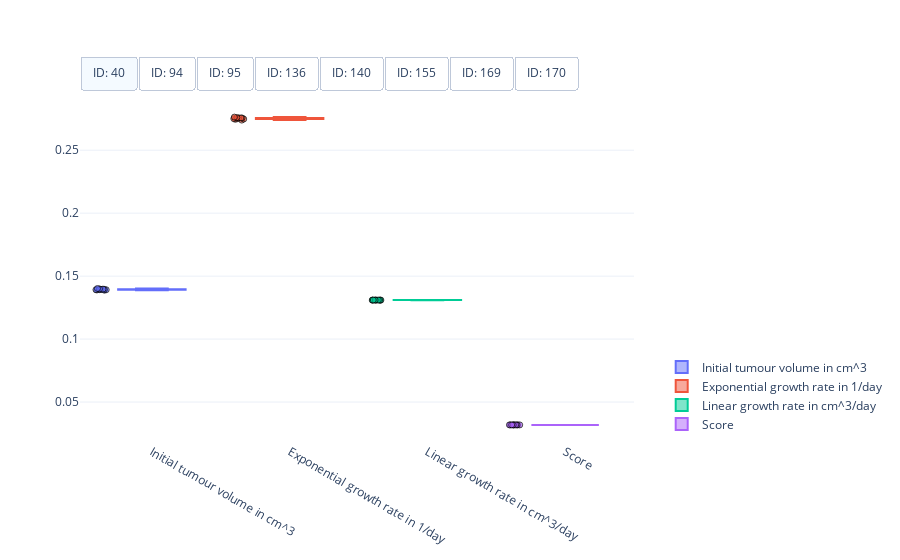

Here is the notebook cell this chart was saved with:
### Code cell
#
# Visualisation of the spread of optimised model parameters for multiple runs from different initial points.
#
# This cell needs the above optimised paraemeters and their respective objective function scores, as well as the data
# [mouse_parameters_dimless_optimisation, mouse_scores_multi_runs_dimless, data]
#

import plotly.colors
import plotly.graph_objects as go


# Get mouse ids
mouse_ids = data['#ID'].unique()

# Get number of parameters + score (for visualisation)
n_params = mouse_parameters_multi_runs_dimless.shape[2] + 1

# Define colorscheme
colors = plotly.colors.qualitative.Plotly[:n_params]

# Get optimised parameter sets
optimised_parameters =  mouse_parameters_dimless_optimisation

# Get scores for parameters
scores = mouse_scores_multi_runs_dimless

# Create figure
fig = go.Figure()

# Box plot of optimised model parameters
for index, id_m in enumerate(mouse_ids):
    # Get optimised parameters
    parameters = optimised_parameters[index, ...]

    # Get scores
    score = scores[index, :]

    # Create box plot of for initial tumour volume
    fig.add_trace(
        go.Box(
            y=parameters[:, 0],  
            name="Initial tumour volume in cm^3",
            boxpoints='all',
            jitter=0.2,
            pointpos=-1.5,
            visible=True if index == 0 else False,
            marker=dict(
                symbol='circle',
                opacity=0.7,
                line=dict(color='black', width=1)),
            marker_color=colors[0],
            line_color=colors[0]))

    # Create box plot of for exponential tumour growth
    fig.add_trace(
        go.Box(
            y=parameters[:, 1],  
            name="Exponential growth rate in 1/day",
            boxpoints='all',
            jitter=0.2,
            pointpos=-1.5,
            visible=True if index == 0 else False,
            marker=dict(
                symbol='circle',
                opacity=0.7,
                line=dict(color='black', width=1)),
            marker_color=colors[1],
            line_color=colors[1]))

    # Create box plot of for linear tumour growth
    fig.add_trace(
        go.Box(
            y=parameters[:, 2],  
            name="Linear growth rate in cm^3/day",
            boxpoints='all',
            jitter=0.2,
            pointpos=-1.5,
            visible=True if index == 0 else False,
            marker=dict(
                symbol='circle',
                opacity=0.7,
                line=dict(color='black', width=1)),
            marker_color=colors[2],
            line_color=colors[2]))
    
    # Create box plot of for objective function score
    fig.add_trace(
        go.Box(
            y=score,  
            name="Score",
            boxpoints='all',
            jitter=0.2,
            pointpos=-1.5,
            visible=True if index == 0 else False,
            marker=dict(
                symbol='circle',
                opacity=0.7,
                line=dict(color='black', width=1)),
            marker_color=colors[3],
            line_color=colors[3]))

# Set figure size
fig.update_layout(
    autosize=True,
    template="plotly_white")

# Add switch between mice
fig.update_layout(
    updatemenus=[
        dict(
            type = "buttons",
            direction = "right",
            buttons=list([
                dict(
                    args=[{"visible": [True]*4 + [False]*(4 * 7)}],
                    label="ID: %d" % mouse_ids[0],
                    method="restyle"
                ),
                dict(
                    args=[{"visible": [False]*4 + [True]*4 + [False]*(4 * 6)}],
                    label="ID: %d" % mouse_ids[1],
                    method="restyle"
                ),
                dict(
                    args=[{"visible": [False]*(4 * 2) + [True]*4 + [False]*(4 * 5)}],
                    label="ID: %d" % mouse_ids[2],
                    method="restyle"
                ),
                dict(
                    args=[{"visible": [False]*(4 * 3) + [True]*4 + [False]*(4 * 4)}],
                    label="ID: %d" % mouse_ids[3],
                    method="restyle"
                ),
                dict(
                    args=[{"visible": [False]*(4 * 4) + [True]*4 + [False]*(4 * 3)}],
                    label="ID: %d" % mouse_ids[4],
                    method="restyle"
                ),
                dict(
                    args=[{"visible": [False]*(4 * 5) + [True]*4 + [False]*(4 * 2)}],
                    label="ID: %d" % mouse_ids[5],
                    method="restyle"
                ),
                dict(
                    args=[{"visible": [False]*(4 * 6) + [True]*4 + [False]* 4}],
                    label="ID: %d" % mouse_ids[6],
                    method="restyle"
                ),
                dict(
                    args=[{"visible": [False]*(4 * 7) + [True]*4}],
                    label="ID: %d" % mouse_ids[7],
                    method="restyle"
                )
            ]),
            pad={"r": 0, "t": -10},
            showactive=True,
            x=0.0,
            xanchor="left",
            y=1.1,
            yanchor="top"
        )
    ]
)

# Position legend
fig.update_layout(legend=dict(
    yanchor="bottom",
    y=0.01,
    xanchor="left",
    x=1.05))

# Show figure
fig.show()

### Figure 1 — Plotly figure (JSON) as saved in the notebook; plotly's stock layout.template omitted (floating-point values rounded to 4 significant figures)
{"data": [{"boxpoints": "all", "jitter": 0.2, "line": {"color": "#636EFA"}, "marker": {"color": "#636EFA", "line": {"color": "black", "width": 1}, "opacity": 0.7, "symbol": "circle"}, "name": "Initial tumour volume in cm^3", "pointpos": -1.5, "type": "box", "visible": true, "y": [0.1398, 0.1402, 0.1395, 0.1388, 0.139, 0.1392, 0.1392, 0.1392, 0.1397, 0.1395]}, {"boxpoints": "all", "jitter": 0.2, "line": {"color": "#EF553B"}, "marker": {"color": "#EF553B", "line": {"color": "black", "width": 1}, "opacity": 0.7, "symbol": "circle"}, "name": "Exponential growth rate in 1/day", "pointpos": -1.5, "type": "box", "visible": true, "y": [0.2745, 0.2739, 0.2751, 0.2763, 0.2759, 0.2756, 0.2756, 0.2756, 0.2748, 0.2751]}, {"boxpoints": "all", "jitter": 0.2, "line": {"color": "#00CC96"}, "marker": {"color": "#00CC96", "line": {"color": "black", "width": 1}, "opacity": 0.7, "symbol": "circle"}, "name": "Linear growth rate in cm^3/day", "pointpos": -1.5, "type": "box", "visible": true, "y": [0.131, 0.131, 0.131, 0.1309, 0.1309, 0.131, 0.131, 0.1309, 0.131, 0.131]}, {"boxpoints": "all", "jitter": 0.2, "line": {"color": "#AB63FA"}, "marker": {"color": "#AB63FA", "line": {"color": "black", "width": 1}, "opacity": 0.7, "symbol": "circle"}, "name": "Score", "pointpos": -1.5, "type": "box", "visible": true, "y": [0.03186, 0.03186, 0.03186, 0.03186, 0.03186, 0.03186, 0.03186, 0.03186, 0.03186, 0.03186]}, {"boxpoints": "all", "jitter": 0.2, "line": {"color": "#636EFA"}, "marker": {"color": "#636EFA", "line": {"color": "black", "width": 1}, "opacity": 0.7, "symbol": "circle"}, "name": "Initial tumour volume in cm^3", "pointpos": -1.5, "type": "box", "visible": false, "y": [0.07444, 0.0748, 0.07455, 0.0748, 0.07444, 0.0748, 0.07455, 0.07444, 0.07455, 0.07456]}, {"boxpoints": "all", "jitter": 0.2, "line": {"color": "#EF553B"}, "marker": {"color": "#EF553B", "line": {"color": "black", "width": 1}, "opacity": 0.7, "symbol": "circle"}, "name": "Exponential growth rate in 1/day", "pointpos": -1.5, "type": "box", "visible": false, "y": [0.1694, 0.165, 0.168, 0.165, 0.1694, 0.165, 0.1679, 0.1694, 0.1679, 0.1679]}, {"boxpoints": "all", "jitter": 0.2, "line": {"color": "#00CC96"}, "marker": {"color": "#00CC96", "line": {"color": "black", "width": 1}, "opacity": 0.7, "symbol": "circle"}, "name": "Linear growth rate in cm^3/day", "pointpos": -1.5, "type": "box", "visible": false, "y": [0.02027, 0.02039, 0.02031, 0.02039, 0.02027, 0.02039, 0.02031, 0.02027, 0.02031, 0.02031]}, {"boxpoints": "all", "jitter": 0.2, "line": {"color": "#AB63FA"}, "marker": {"color": "#AB63FA", "line": {"color": "black", "width": 1}, "opacity": 0.7, "symbol": "circle"}, "name": "Score", "pointpos": -1.5, "type": "box", "visible": false, "y": [0.007449, 0.00745, 0.007448, 0.00745, 0.007449, 0.00745, 0.007448, 0.007449, 0.007448, 0.007448]}, {"boxpoints": "all", "jitter": 0.2, "line": {"color": "#636EFA"}, "marker": {"color": "#636EFA", "line": {"color": "black", "width": 1}, "opacity": 0.7, "symbol": "circle"}, "name": "Initial tumour volume in cm^3", "pointpos": -1.5, "type": "box", "visible": false, "y": [0.2209, 0.2209, 0.2209, 0.2209, 0.2209, 0.2209, 0.2209, 0.22, 0.2209, 0.2209]}, {"boxpoints": "all", "jitter": 0.2, "line": {"color": "#EF553B"}, "marker": {"color": "#EF553B", "line": {"color": "black", "width": 1}, "opacity": 0.7, "symbol": "circle"}, "name": "Exponential growth rate in 1/day", "pointpos": -1.5, "type": "box", "visible": false, "y": [0.05559, 0.05559, 0.05559, 0.05559, 0.05559, 0.05559, 0.05559, 0.05599, 0.05559, 0.05559]}, {"boxpoints": "all", "jitter": 0.2, "line": {"color": "#00CC96"}, "marker": {"color": "#00CC96", "line": {"color": "black", "width": 1}, "opacity": 0.7, "symbol": "circle"}, "name": "Linear growth rate in cm^3/day", "pointpos": -1.5, "type": "box", "visible": false, "y": [111.2, 111.2, 111.2, 111.2, 111.2, 111.2, 111.2, 14.7, 111.2, 111.2]}, {"boxpoints": "all", "jitter": 0.2, "line": {"color": "#AB63FA"}, "marker": {"color": "#AB63FA", "line": {"color": "black", "width": 1}, "opacity": 0.7, "symbol": "circle"}, "name": "Score", "pointpos": -1.5, "type": "box", "visible": false, "y": [0.09949, 0.09949, 0.09949, 0.09949, 0.09949, 0.09949, 0.09949, 0.1007, 0.09949, 0.09949]}, {"boxpoints": "all", "jitter": 0.2, "line": {"color": "#636EFA"}, "marker": {"color": "#636EFA", "line": {"color": "black", "width": 1}, "opacity": 0.7, "symbol": "circle"}, "name": "Initial tumour volume in cm^3", "pointpos": -1.5, "type": "box", "visible": false, "y": [0.1482, 0.1491, 0.1495, 0.1495, 0.149, 0.149, 0.1483, 0.1482, 0.149, 0.148]}, {"boxpoints": "all", "jitter": 0.2, "line": {"color": "#EF553B"}, "marker": {"color": "#EF553B", "line": {"color": "black", "width": 1}, "opacity": 0.7, "symbol": "circle"}, "name": "Exponential growth rate in 1/day", "pointpos": -1.5, "type": "box", "visible": false, "y": [0.05479, 0.05423, 0.0538, 0.05379, 0.05427, 0.05427, 0.0548, 0.05482, 0.05425, 0.05487]}, {"boxpoints": "all", "jitter": 0.2, "line": {"color": "#00CC96"}, "marker": {"color": "#00CC96", "line": {"color": "black", "width": 1}, "opacity": 0.7, "symbol": "circle"}, "name": "Linear growth rate in cm^3/day", "pointpos": -1.5, "type": "box", "visible": false, "y": [0.1266, 0.1288, 0.1309, 0.131, 0.1288, 0.1288, 0.1267, 0.1267, 0.1288, 0.1267]}, {"boxpoints": "all", "jitter": 0.2, "line": {"color": "#AB63FA"}, "marker": {"color": "#AB63FA", "line": {"color": "black", "width": 1}, "opacity": 0.7, "symbol": "circle"}, "name": "Score", "pointpos": -1.5, "type": "box", "visible": false, "y": [0.04018, 0.04019, 0.04019, 0.04019, 0.04018, 0.04018, 0.04018, 0.04018, 0.04019, 0.04018]}, {"boxpoints": "all", "jitter": 0.2, "line": {"color": "#636EFA"}, "marker": {"color": "#636EFA", "line": {"color": "black", "width": 1}, "opacity": 0.7, "symbol": "circle"}, "name": "Initial tumour volume in cm^3", "pointpos": -1.5, "type": "box", "visible": false, "y": [0.08418, 0.08418, 0.08418, 0.08418, 0.08418, 0.08418, 0.08418, 0.08418, 0.08418, 0.08418]}, {"boxpoints": "all", "jitter": 0.2, "line": {"color": "#EF553B"}, "marker": {"color": "#EF553B", "line": {"color": "black", "width": 1}, "opacity": 0.7, "symbol": "circle"}, "name": "Exponential growth rate in 1/day", "pointpos": -1.5, "type": "box", "visible": false, "y": [0.05418, 0.05418, 0.05418, 0.05418, 0.05418, 0.05418, 0.05418, 0.05418, 0.05418, 0.05418]}, {"boxpoints": "all", "jitter": 0.2, "line": {"color": "#00CC96"}, "marker": {"color": "#00CC96", "line": {"color": "black", "width": 1}, "opacity": 0.7, "symbol": "circle"}, "name": "Linear growth rate in cm^3/day", "pointpos": -1.5, "type": "box", "visible": false, "y": [108.4, 108.4, 108.4, 108.4, 108.4, 108.4, 108.4, 108.4, 108.4, 108.4]}, {"boxpoints": "all", "jitter": 0.2, "line": {"color": "#AB63FA"}, "marker": {"color": "#AB63FA", "line": {"color": "black", "width": 1}, "opacity": 0.7, "symbol": "circle"}, "name": "Score", "pointpos": -1.5, "type": "box", "visible": false, "y": [0.146, 0.146, 0.146, 0.146, 0.146, 0.146, 0.146, 0.146, 0.146, 0.146]}, {"boxpoints": "all", "jitter": 0.2, "line": {"color": "#636EFA"}, "marker": {"color": "#636EFA", "line": {"color": "black", "width": 1}, "opacity": 0.7, "symbol": "circle"}, "name": "Initial tumour volume in cm^3", "pointpos": -1.5, "type": "box", "visible": false, "y": [0.1333, 0.1333, 0.1333, 0.1333, 0.1333, 0.1333, 0.1333, 0.1333, 0.1333, 0.1329]}, {"boxpoints": "all", "jitter": 0.2, "line": {"color": "#EF553B"}, "marker": {"color": "#EF553B", "line": {"color": "black", "width": 1}, "opacity": 0.7, "symbol": "circle"}, "name": "Exponential growth rate in 1/day", "pointpos": -1.5, "type": "box", "visible": false, "y": [0.1974, 0.1974, 0.1974, 0.1974, 0.1974, 0.1974, 0.1974, 0.1974, 0.1974, 0.199]}, {"boxpoints": "all", "jitter": 0.2, "line": {"color": "#00CC96"}, "marker": {"color": "#00CC96", "line": {"color": "black", "width": 1}, "opacity": 0.7, "symbol": "circle"}, "name": "Linear growth rate in cm^3/day", "pointpos": -1.5, "type": "box", "visible": false, "y": [0.1085, 0.1085, 0.1085, 0.1085, 0.1085, 0.1085, 0.1085, 0.1085, 0.1085, 0.1083]}, {"boxpoints": "all", "jitter": 0.2, "line": {"color": "#AB63FA"}, "marker": {"color": "#AB63FA", "line": {"color": "black", "width": 1}, "opacity": 0.7, "symbol": "circle"}, "name": "Score", "pointpos": -1.5, "type": "box", "visible": false, "y": [0.2589, 0.2589, 0.2589, 0.2589, 0.2589, 0.2589, 0.2589, 0.2589, 0.2589, 0.2589]}, {"boxpoints": "all", "jitter": 0.2, "line": {"color": "#636EFA"}, "marker": {"color": "#636EFA", "line": {"color": "black", "width": 1}, "opacity": 0.7, "symbol": "circle"}, "name": "Initial tumour volume in cm^3", "pointpos": -1.5, "type": "box", "visible": false, "y": [0.1238, 0.1238, 0.1238, 0.1238, 0.1238, 0.1238, 0.1238, 0.1238, 0.1238, 0.1233]}, {"boxpoints": "all", "jitter": 0.2, "line": {"color": "#EF553B"}, "marker": {"color": "#EF553B", "line": {"color": "black", "width": 1}, "opacity": 0.7, "symbol": "circle"}, "name": "Exponential growth rate in 1/day", "pointpos": -1.5, "type": "box", "visible": false, "y": [0.04303, 0.04299, 0.04303, 0.04303, 0.04303, 0.04303, 0.04303, 0.04303, 0.04303, 0.04352]}, {"boxpoints": "all", "jitter": 0.2, "line": {"color": "#00CC96"}, "marker": {"color": "#00CC96", "line": {"color": "black", "width": 1}, "opacity": 0.7, "symbol": "circle"}, "name": "Linear growth rate in cm^3/day", "pointpos": -1.5, "type": "box", "visible": false, "y": [0.073, 0.07321, 0.073, 0.073, 0.073, 0.073, 0.073, 0.073, 0.073, 0.0714]}, {"boxpoints": "all", "jitter": 0.2, "line": {"color": "#AB63FA"}, "marker": {"color": "#AB63FA", "line": {"color": "black", "width": 1}, "opacity": 0.7, "symbol": "circle"}, "name": "Score", "pointpos": -1.5, "type": "box", "visible": false, "y": [0.002915, 0.002916, 0.002915, 0.002915, 0.002915, 0.002915, 0.002915, 0.002915, 0.002915, 0.002916]}, {"boxpoints": "all", "jitter": 0.2, "line": {"color": "#636EFA"}, "marker": {"color": "#636EFA", "line": {"color": "black", "width": 1}, "opacity": 0.7, "symbol": "circle"}, "name": "Initial tumour volume in cm^3", "pointpos": -1.5, "type": "box", "visible": false, "y": [0.08709, 0.08705, 0.08705, 0.08705, 0.08705, 0.08706, 0.08719, 0.08713, 0.08704, 0.08705]}, {"boxpoints": "all", "jitter": 0.2, "line": {"color": "#EF553B"}, "marker": {"color": "#EF553B", "line": {"color": "black", "width": 1}, "opacity": 0.7, "symbol": "circle"}, "name": "Exponential growth rate in 1/day", "pointpos": -1.5, "type": "box", "visible": false, "y": [0.03616, 0.03617, 0.03617, 0.03617, 0.03617, 0.03617, 0.03605, 0.03615, 0.03618, 0.03617]}, {"boxpoints": "all", "jitter": 0.2, "line": {"color": "#00CC96"}, "marker": {"color": "#00CC96", "line": {"color": "black", "width": 1}, "opacity": 0.7, "symbol": "circle"}, "name": "Linear growth rate in cm^3/day", "pointpos": -1.5, "type": "box", "visible": false, "y": [0.1932, 0.1933, 0.1933, 0.1933, 0.1933, 0.1933, 0.1986, 0.1933, 0.1931, 0.1933]}, {"boxpoints": "all", "jitter": 0.2, "line": {"color": "#AB63FA"}, "marker": {"color": "#AB63FA", "line": {"color": "black", "width": 1}, "opacity": 0.7, "symbol": "circle"}, "name": "Score", "pointpos": -1.5, "type": "box", "visible": false, "y": [0.002316, 0.002316, 0.002316, 0.002316, 0.002316, 0.002316, 0.002316, 0.002316, 0.002316, 0.002316]}], "layout": {"autosize": true, "legend": {"x": 1.05, "xanchor": "left", "y": 0.01, "yanchor": "bottom"}, "updatemenus": [{"buttons": [{"args": [{"visible": [true, true, true, true, false, false, false, false, false, false, false, false, false, false, false, false, false, false, false, false, false, false, false, false, false, false, false, false, false, false, false, false]}], "label": "ID: 40", "method": "restyle"}, {"args": [{"visible": [false, false, false, false, true, true, true, true, false, false, false, false, false, false, false, false, false, false, false, false, false, false, false, false, false, false, false, false, false, false, false, false]}], "label": "ID: 94", "method": "restyle"}, {"args": [{"visible": [false, false, false, false, false, false, false, false, true, true, true, true, false, false, false, false, false, false, false, false, false, false, false, false, false, false, false, false, false, false, false, false]}], "label": "ID: 95", "method": "restyle"}, {"args": [{"visible": [false, false, false, false, false, false, false, false, false, false, false, false, true, true, true, true, false, false, false, false, false, false, false, false, false, false, false, false, false, false, false, false]}], "label": "ID: 136", "method": "restyle"}, {"args": [{"visible": [false, false, false, false, false, false, false, false, false, false, false, false, false, false, false, false, true, true, true, true, false, false, false, false, false, false, false, false, false, false, false, false]}], "label": "ID: 140", "method": "restyle"}, {"args": [{"visible": [false, false, false, false, false, false, false, false, false, false, false, false, false, false, false, false, false, false, false, false, true, true, true, true, false, false, false, false, false, false, false, false]}], "label": "ID: 155", "method": "restyle"}, {"args": [{"visible": [false, false, false, false, false, false, false, false, false, false, false, false, false, false, false, false, false, false, false, false, false, false, false, false, true, true, true, true, false, false, false, false]}], "label": "ID: 169", "method": "restyle"}, {"args": [{"visible": [false, false, false, false, false, false, false, false, false, false, false, false, false, false, false, false, false, false, false, false, false, false, false, false, false, false, false, false, true, true, true, true]}], "label": "ID: 170", "method": "restyle"}], "direction": "right", "pad": {"r": 0, "t": -10}, "showactive": true, "type": "buttons", "x": 0, "xanchor": "left", "y": 1.1, "yanchor": "top"}]}}
